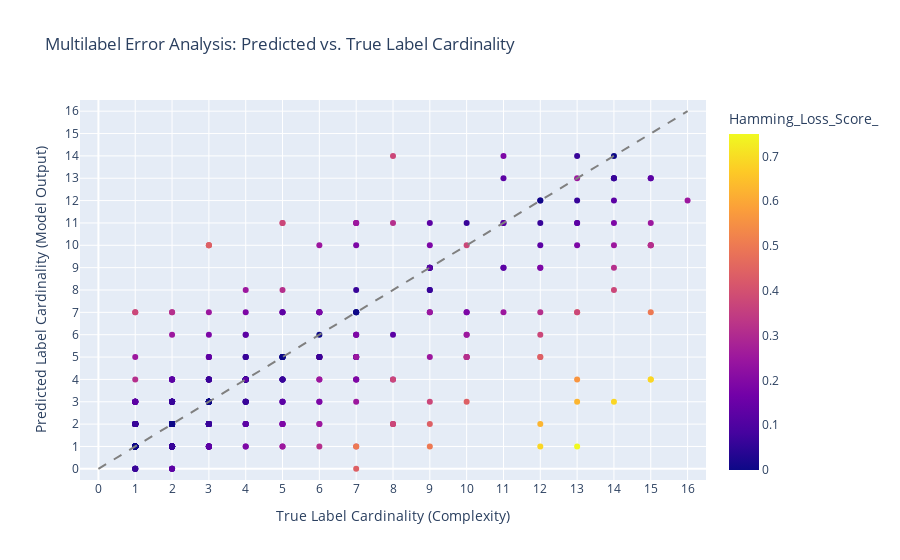

Notebook source saved alongside this figure:
### Markdown cell above
It looks like there are a lot of false negatives, especially in instances that generate a high number of ESFs.

To dig in deeper, we can test how well our model did with terms of predicting labels based on label cardinality. We can start with the training set to see if we had proper training data. This plot was coded with the help of Google Gemini.

### Code cell
# y_pred_dense = y_pred.toarray()
y_pred_dense = y_pred_training_br.toarray()

# 1. Calculate Cardinalities (Sum across the label axis, axis=1)
true_cardinality = np.sum(y_train_transformed, axis=1)
pred_cardinality = np.sum(y_pred_dense, axis=1)

# 2. Calculate Hamming Loss per sample
# Hamming loss for sample i = (number of mismatches) / N_LABELS
mismatches = np.sum(y_train_transformed != y_pred_dense, axis=1)
hamming_loss_Score_ = mismatches / y_train_transformed.shape[1]

# 3. Create the Visualization DataFrame
df_error_vis = pd.DataFrame({
    'Sample_ID': [f'Sample_{i}' for i in range(y_train_transformed.shape[0])],
    'True_Cardinality': true_cardinality,
    'Predicted_Cardinality': pred_cardinality,
    'Hamming_Loss_Score_': hamming_loss_Score_,
    'Total_Errors': mismatches
})

fig = px.scatter(
    df_error_vis,
    x='True_Cardinality',
    y='Predicted_Cardinality',
    # Color the points by the error metric
    color='Hamming_Loss_Score_',
    # Scale the size of the points by the number of errors
    # size='Total_Errors',
    hover_data=['Sample_ID', 'Total_Errors'],
    title='Multilabel Error Analysis: Predicted vs. True Label Cardinality',
    color_continuous_scale=px.colors.sequential.Plasma, # Use a good sequential color scale
)

# Set axis limits and labels for a clear square comparison
max_cardinality = y_train_transformed.shape[1]
fig.update_xaxes(
    range=[-0.5, max_cardinality + 0.5],
    tickvals=np.arange(0, max_cardinality + 1),
    title="True Label Cardinality (Complexity)"
)
fig.update_yaxes(
    range=[-0.5, max_cardinality + 0.5],
    tickvals=np.arange(0, max_cardinality + 1),
    title="Predicted Label Cardinality (Model Output)"
)

# Add a diagonal line for perfect cardinality prediction (where X=Y)
fig.add_shape(
    type="line", line=dict(dash='dash', color='gray'),
    x0=0, y0=0, x1=max_cardinality, y1=max_cardinality
)

fig.show()

### Figure 1 — Plotly figure (JSON) as saved in the notebook; plotly's stock layout.template omitted (floating-point values rounded to 4 significant figures; data arrays with more than 128 entries replaced by an {"elided": "..."} marker saying what was removed)
{"data": [{"customdata": {"elided": "485x2 mixed values"}, "hovertemplate": "True_Cardinality=%{x}<br>Predicted_Cardinality=%{y}<br>Sample_ID=%{customdata[0]}<br>Total_Errors=%{customdata[1]}<br>Hamming_Loss_Score_=%{marker.color}<extra></extra>", "legendgroup": "", "marker": {"color": {"elided": "485 float values"}, "coloraxis": "coloraxis", "symbol": "circle"}, "mode": "markers", "name": "", "orientation": "v", "showlegend": false, "type": "scatter", "x": {"elided": "485 int values"}, "xaxis": "x", "y": {"elided": "485 int values"}, "yaxis": "y"}], "layout": {"coloraxis": {"colorbar": {"title": {"text": "Hamming_Loss_Score_"}}, "colorscale": [[0, "#0d0887"], [0.1111, "#46039f"], [0.2222, "#7201a8"], [0.3333, "#9c179e"], [0.4444, "#bd3786"], [0.5556, "#d8576b"], [0.6667, "#ed7953"], [0.7778, "#fb9f3a"], [0.8889, "#fdca26"], [1, "#f0f921"]]}, "legend": {"tracegroupgap": 0}, "shapes": [{"line": {"color": "gray", "dash": "dash"}, "type": "line", "x0": 0, "x1": 16, "y0": 0, "y1": 16}], "title": {"text": "Multilabel Error Analysis: Predicted vs. True Label Cardinality"}, "xaxis": {"anchor": "y", "domain": [0, 1], "range": [-0.5, 16.5], "tickvals": [0, 1, 2, 3, 4, 5, 6, 7, 8, 9, 10, 11, 12, 13, 14, 15, 16], "title": {"text": "True Label Cardinality (Complexity)"}}, "yaxis": {"anchor": "x", "domain": [0, 1], "range": [-0.5, 16.5], "tickvals": [0, 1, 2, 3, 4, 5, 6, 7, 8, 9, 10, 11, 12, 13, 14, 15, 16], "title": {"text": "Predicted Label Cardinality (Model Output)"}}}}
